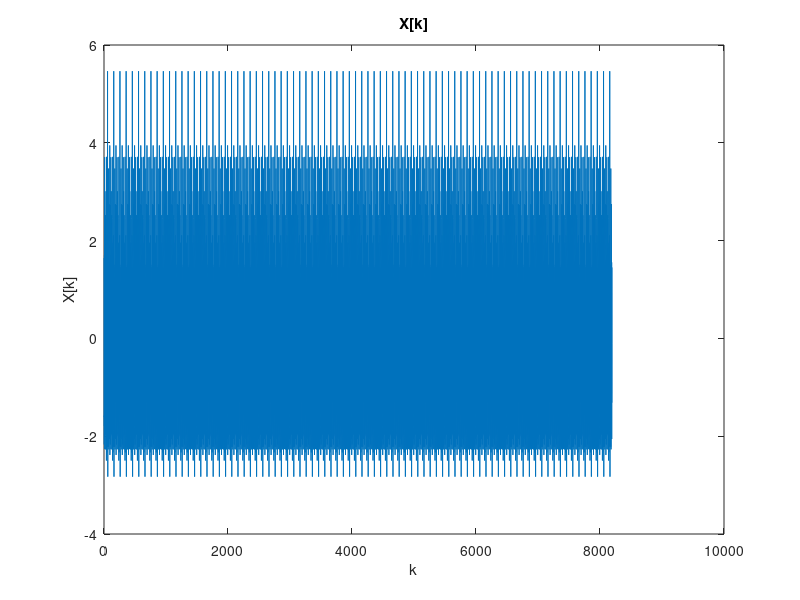
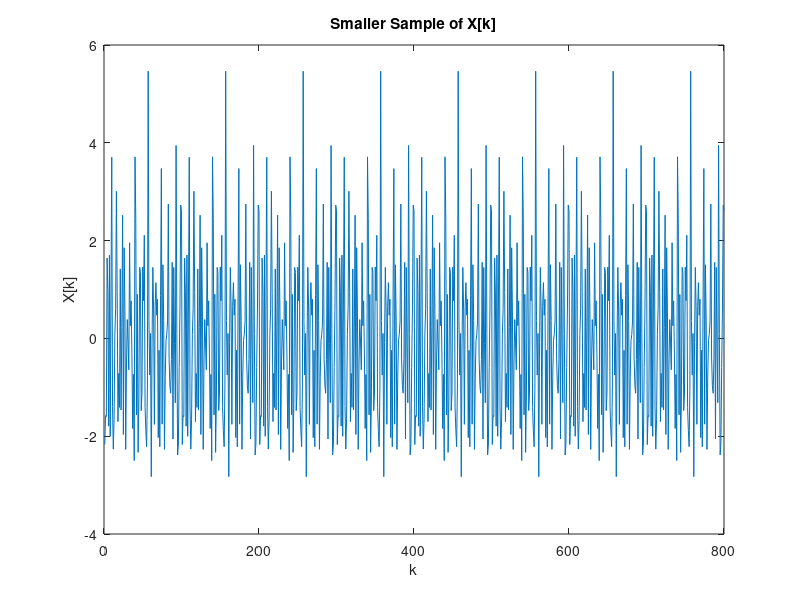

Recreate these plots in MATLAB, in order. (Note: this script raises an error after producing the figures.)
close all
clc
figure('Visible', 'on')

%% Task 1: Construct X[k]
% Set the values of lambda
lambdas = [0.12, 0.3, 0.42, 0.19, 0.17, 0.36]';

% Define the range of k and N
N = 8192;
k = 1:N;

% Calculate the values of omega
omegas = 2*pi*lambdas;

% Generate the random phase offsets
phis = (2*pi*rand(6,1))';
phis(3) = phis(1)+phis(2);
phis(6) = phis(4)+phis(5);

% Calculate the values of cos(omega_i * k + phi_i) for all i and k
cos_values = zeros(6, N);
for i = 1:6
    cos_values(i, :) = cos(omegas(i)*k + phis(i));
end

% Sum the values of cos(omega_i * k + phi_i) for all i to get X[k]
X = sum(cos_values);

% Define a figure counter
figCounter = 1;

% Plot X[k]
figure(figCounter)
figCounter = figCounter + 1;
plot(X)
title("X[k]")
ylabel("X[k]")
xlabel("k")

% Plot a smaller sample of our data for a clearer review.
figure(figCounter)
figCounter = figCounter + 1;
plot(X(1:800))
title("Smaller Sample of X[k]")
ylabel("X[k]")
xlabel("k")

%% Autocorrelation

% Maximum number of shiftings
L2 = 128;  

% Cross-correlation including negative lags
crossCorrFull = xcorr(X, L2);

% Normalizing the cross-correlation values
normCrossCorrFull = crossCorrFull / max(crossCorrFull); 

% Autocorrelation of the signal
autoCorr = autocorr(X, L2);                

% Plot Autocorrelation
autocorr(X, L2);
timeAxis = -L2:1:L2;
figure(figCounter)
figCounter = figCounter + 1;
plot(timeAxis, normCrossCorrFull)
title('Autocorrelation of Signal')
xlabel('Time [sec]')
ylabel('ACF')
grid on

%% Task 2: Power Spectrum Estimation
% Power Spectrum using Autocorrelation
powerSpec = abs(fft(autoCorr));

% Getting the Frequency Axis for Power Spectrum
freqAxis = (0:length(powerSpec)-1) / length(powerSpec);

% Plot Power Spectrum
figure(figCounter)
figCounter = figCounter + 1;
plot(freqAxis, powerSpec)
title("Power Spectrum Estimation")
ylabel("Pxx[f]")
xlabel("f")
% Adding a line at frequency 0.5
line([0.5 0.5], [0 12], 'Color', 'red', 'LineStyle', '--')
hold on
% Finding locations of the 6 highest peaks
[peaks, peakLocations] = findpeaks(powerSpec, freqAxis, 'NPeaks', 6);
% Plotting the peaks on the power spectrum
findpeaks(powerSpec, freqAxis, 'NPeaks', 6);
% Displaying the peak numbers
text(peakLocations(1:6) + 0.02, peaks(1:6) - 0.5, num2str([1; 5; 4; 2; 6; 3]))
% Displaying the peak frequencies
text(peakLocations(1:6), peaks(1:6) + 0.8, num2str(peakLocations(1:6)'))

%% Task 3: Bispectrum Estimation
% N = 8192;
K = 32;
M = 256;
L = 64;

% Split data
subsetsX = reshape(X,[M,K]);

% a1) Indirect Method with Rectangular Window for K=32, M=256, L3=64
figure(figCounter)
figCounter = figCounter + 1;
BispecInRec = indirectBispectrum(subsetsX, L, M, 0, 'unbiased', 128, 1);
hold on;
% Plot primary area, where f1=f2, f1+f2=0.5, f2=0
plot([0,0.25],[0,0.25],'Color','#D95319');
plot([0.25,0.5],[0.25,0],'Color','#D95319');
plot([0,0.5],[0,0],'Color','#D95319');
title('Bispectrum Estimation using the Indirect Method with Rectangular Window');
legend('Bispectrum','Primary Area');

% a2) Indirect Method with Parzen Window for K=32, M=256, L3=64
figure(figCounter)
figCounter = figCounter + 1;
BispecInParz = indirectBispectrum(subsetsX, L, M, 0, 'unbiased', 128, 0);
% Plot primary area, where f1=f2, f1+f2=0.5, f2=0
hold on;
plot([0,0.25],[0,0.25],'Color','#D95319');
plot([0.25,0.5],[0.25,0],'Color','#D95319');
plot([0,0.5],[0,0],'Color','#D95319');
title('Bispectrum Estimation using the Indirect Method with Parzen Window');
legend('Bispectrum','Primary Area');


% b) Direct Method for K=32, M=256, J=0
J = 0;
D = 2*J + 1;

figure(figCounter)
figCounter = figCounter + 1;
bispecDir = directBispectrum(subsetsX, M, D, M, 0);
% Plot primary area, where f1=f2, f1+f2=0.5, f2=0
hold on;
plot([0,0.25],[0,0.25],'Color','#D95319');
plot([0.25,0.5],[0.25,0],'Color','#D95319');
plot([0,0.5],[0,0],'Color','#D95319');
title('Bispectrum Estimation using the Direct Method');
legend('Bispectrum','Primary Area');

%% Task 7a: Change Segment Length
% i) K=16, M=512
K = 16;
M = 512;

% Split Data
subsetsX = reshape(X,[M,K]);

% Indirect Method with Rectangular Window for K=16, M=512, L3=64
figure(figCounter)
figCounter = figCounter + 1;
bispecInRec1 = indirectBispectrum(subsetsX, L, M, 0, 'unbiased', 128, 1);
% Plot primary area, where f1=f2, f1+f2=0.5, f2=0
hold on;
plot([0,0.25],[0,0.25],'Color','#D95319');
plot([0.25,0.5],[0.25,0],'Color','#D95319');
plot([0,0.5],[0,0],'Color','#D95319');
title('Bispectrum Estimation using the Indirect Method with Rectangular Window');
legend('Bispectrum','Primary Area');

% Indirect Method with Parzen Window for K=16, M=512, L3=64
figure(figCounter)
figCounter = figCounter + 1;
bispecInParz1 = indirectBispectrum(subsetsX, L, M, 0, 'unbiased', 128, 0);
% Plot primary area, where f1=f2, f1+f2=0.5, f2=0
hold on;
plot([0,0.25],[0,0.25],'Color','#D95319');
plot([0.25,0.5],[0.25,0],'Color','#D95319');
plot([0,0.5],[0,0],'Color','#D95319');
title('Bispectrum Estimation using the Indirect Method with Parzen Window');
legend('Bispectrum','Primary Area');

% Direct Method for K=16, M=512, J=0
figure(figCounter)
figCounter = figCounter + 1;
bispecDir1 = directBispectrum(subsetsX, M, D, M, 0);
% Plot primary area, where f1=f2, f1+f2=0.5, f2=0
hold on;
plot([0,0.25],[0,0.25],'Color','#D95319');
plot([0.25,0.5],[0.25,0],'Color','#D95319');
plot([0,0.5],[0,0],'Color','#D95319');
title('Bispectrum Estimation using the Direct Method');
legend('Bispectrum','Primary Area');

% ii) K=64, M=128
K = 64;
M = 128;

% Split Data
subsetsX = reshape(X, [M,K]);

% Indirect Method with Rectangular Window for K=64, M=128, L3=64
figure(figCounter)
figCounter = figCounter + 1;
bispecInRec2 = indirectBispectrum(subsetsX, L, M, 0, 'unbiased', 128, 1);
% Plot primary area, where f1=f2, f1+f2=0.5, f2=0
hold on;
plot([0,0.25],[0,0.25],'Color','#D95319');
plot([0.25,0.5],[0.25,0],'Color','#D95319');
plot([0,0.5],[0,0],'Color','#D95319');
title('Bispectrum Estimation using the Indirect Method with Rectangular Window');
legend('Bispectrum','Primary Area');

% Indirect Method with Parzen Window for K=64, M=128, L3=64
figure(figCounter)
figCounter = figCounter + 1;
bispecInParz2 = indirectBispectrum(subsetsX, L, M, 0, 'unbiased', 128, 0);
% Plot primary area, where f1=f2, f1+f2=0.5, f2=0
hold on;
plot([0,0.25],[0,0.25],'Color','#D95319');
plot([0.25,0.5],[0.25,0],'Color','#D95319');
plot([0,0.5],[0,0],'Color','#D95319');
title('Bispectrum Estimation using the Indirect Method with Parzen Window');
legend('Bispectrum','Primary Area');

% Direct Method for K=64, M=128, J=0
figure(figCounter)
figCounter = figCounter + 1;
bispecDir2 = directBispectrum(subsetsX, M, D, M, 0);
% Plot primary area, where f1=f2, f1+f2=0.5, f2=0
hold on;
plot([0,0.25],[0,0.25],'Color','#D95319');
plot([0.25,0.5],[0.25,0],'Color','#D95319');
plot([0,0.5],[0,0],'Color','#D95319');
title('Bispectrum Estimation using the Direct Method');
legend('Bispectrum','Primary Area');

%% Task 7b: Realization and Mean Value Comparison
K = 32;
M = 256;
R = 50;

% Compute the Fast Fourier Transform (FFT) of the autoCorr
fftResult = fft(autoCorr);

% Initialize variables for mean calculations
meanC2 = zeros(length(fftResult), 1);  % Mean of C2
meanC3In1 = zeros(M, M);  % Mean of C3 In1
meanC3In2 = zeros(M, M);  % Mean of C3 In2
meanC3Dir = zeros(M, M);  % Mean of C3 Dir

for i=1:R
    % Generate the random phase offsets
    phis = (2*pi*rand(6,1))';
    phis(3) = phis(1)+phis(2);
    phis(6) = phis(4)+phis(5);
    
    % Calculate the values of cos(omega_j * k + phi_j) for all j and k
    cos_values1 = zeros(6, N);
    for j = 1:6
        cos_values1(j, :) = cos(omegas(j)*k + phis(j));
    end
    
    % Sum the values of cos(omega_j * k + phi_j) for all j to get X[k]
    X = sum(cos_values1);
    
    % Autocorrelation
    L2 = 128;                                      % Maximum number of shiftings
    autoCorr1 = autocorr(X, L2);                % Autocorrelation of the signal
    
    % Power Spectrum using Autocorrelation
    powerSpec1 = abs(fft(autoCorr1));
    
    % Getting the Frequency Axis for Power Spectrum
    freqAxis1 = (0:length(powerSpec1)-1) / length(powerSpec1);
    
    meanC2 = meanC2 + powerSpec1;
    
    % Split data
    subsetsX = reshape(X,[M,K]);
    
    % Indirect Method with Rectangular Window
    bispecInRec3 = indirectBispectrum(subsetsX,L,M,0,'unbiased',128,1);
    meanC3In1 = meanC3In1 + bispecInRec3;
    
    % Indirect Method with Parzen Window
    bispecInParz3 = indirectBispectrum(subsetsX,L,M,0,'unbiased',128,0);
    meanC3In2 = meanC3In2 + bispecInParz3;
    
    % Direct Method
    bispecDir3 = directBispectrum(subsetsX,M,D,M,0);
    meanC3Dir = meanC3Dir + bispecDir3;
end

% Update mean values
meanC2 = meanC2/R;
meanC3In1 = meanC3In1/R;
meanC3In2 = meanC3In2/R;
meanC3Dir = meanC3Dir/R;

nfft = 256;
% Rotate for proper orientation
if rem(nfft,2) == 0
    waxis = (-nfft/2:(nfft/2-1))/nfft;
else
    waxis = (-(nfft-1)/2:(nfft-1)/2)/nfft;
end

% Plot mean power spectrum
figure(figCounter)
figCounter = figCounter + 1;
plot(freqAxis1, meanC2(1,:))
title("Mean Power Spectrum Estimation")
ylabel("Mean Pxx[f]")
xlabel("f")
% Adding a line at frequency 0.5
line([0.5 0.5], [0 12], 'Color', 'red', 'LineStyle', '--')
hold on
% Finding locations of the 6 highest peaks
[peaks1, peakLocations1] = findpeaks(meanC2(1,:), freqAxis1, 'NPeaks', 6);
% Plotting the peaks on the power spectrum
findpeaks(meanC2(1,:), freqAxis1, 'NPeaks', 6);
% Displaying the peak numbers
text(peakLocations1(1:6) + 0.02, peaks1(1:6) - 0.5, num2str([1; 5; 4; 2; 6; 3]))
% Displaying the peak frequencies
text(peakLocations1(1:6), peaks1(1:6) + 0.8, num2str(peakLocations1(1:6)'))

% Plot the mean bispectrum using indirect method with rectangular window
figure(figCounter)
figCounter = figCounter + 1;
contour(waxis, waxis, abs(meanC3In1), 4); 
grid on;
title('Mean Bispectrum Estimation using the Indirect Method with Rectangular Window');
xlabel('f1');
ylabel('f2');

% Plot the bispectrum using indirect method with Parzen window
figure(figCounter)
figCounter = figCounter + 1;
contour(waxis, waxis, abs(meanC3In2), 4); 
grid on;
title('Mean Bispectrum Estimation using the Indirect Method with Parzen Window');
xlabel('f1');
ylabel('f2');

% Plot the bispectrum using direct method
figure(figCounter)
figCounter = figCounter + 1;
contour(waxis, waxis, abs(meanC3Dir), 4); 
grid on;
title('Mean Bispectrum Estimation using the Direct Method');
xlabel('f1');
ylabel('f2');